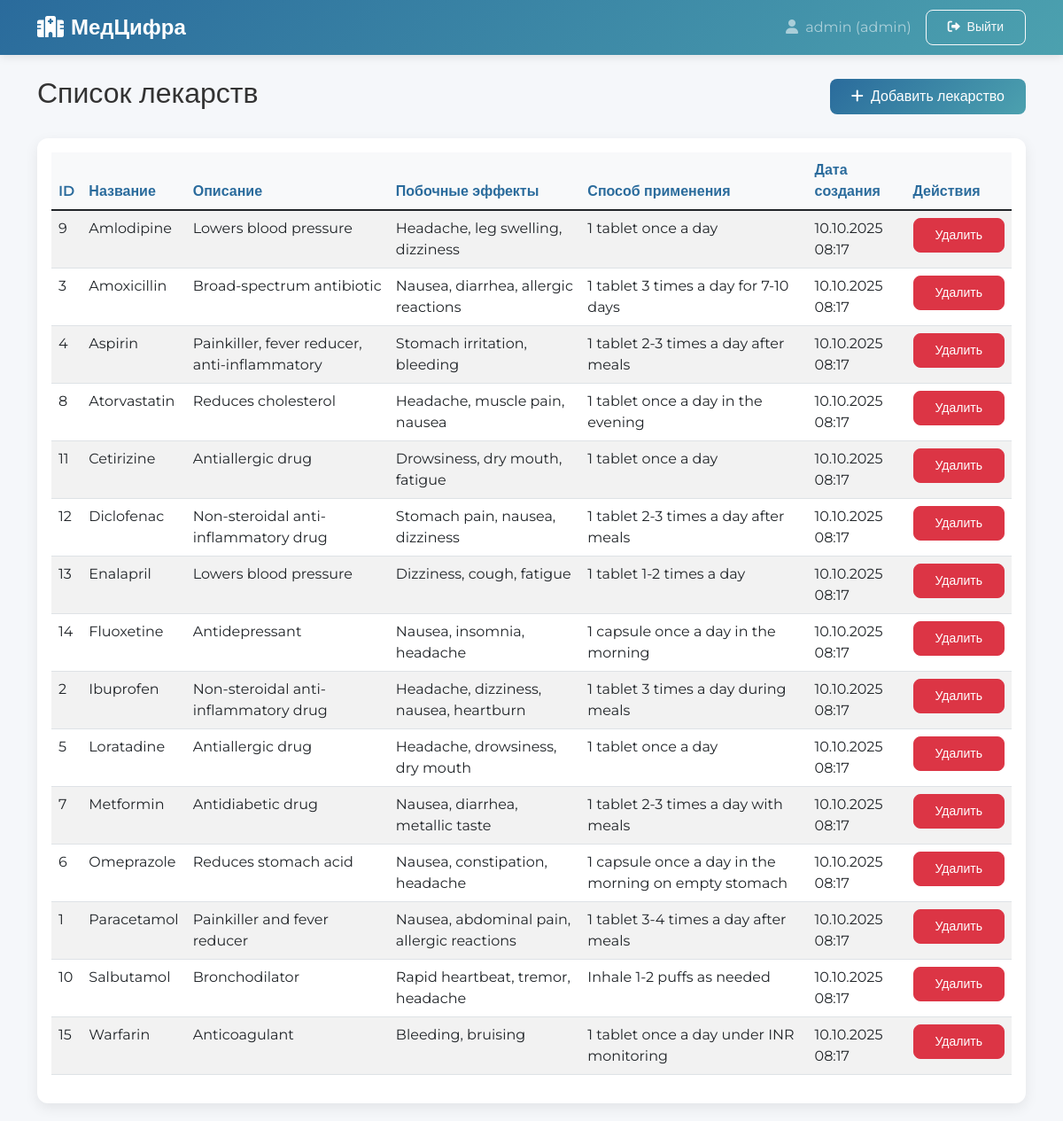
The app's page /admin/medicines (signed in) with its own data.
### models.py (models this page shows)
class Admin(db.Model):
    __tablename__ = "admins"
    id = db.Column(db.Integer, primary_key=True)
    login = db.Column(db.String(50), unique=True, nullable=False)
    password_hash = db.Column(db.String(255), nullable=False)
    created_at = db.Column(db.DateTime, default=datetime.utcnow)

class Medicine(db.Model):
    __tablename__ = "medicines"
    id = db.Column(db.Integer, primary_key=True)
    name = db.Column(db.String(100), unique=True, nullable=False)
    description = db.Column(db.Text)
    side_effects = db.Column(db.Text)
    usage_method = db.Column(db.Text)
    created_at = db.Column(db.DateTime, default=datetime.utcnow)

### app.py (the view)
@app.route("/admin/medicines")
@login_required
def admin_medicines_list():
    if current_user.role != "admin":
        flash("Доступ запрещен", "error")
        return redirect(url_for("index"))
    medicines = Medicine.query.order_by(Medicine.name).all()
    return render_template("admin/medicines_list.html", medicines=medicines)

### app.py (called while the page is built)
@login_manager.user_loader
def load_user(user_id):
    return User.get(user_id)

### models.py (called while the page is built)
    @staticmethod
    def get(user_id):
        try:
            if "_" not in user_id:
                return None
            role, id_str = user_id.split("_", 1)
            user_id_int = int(id_str)
            model = {"admin": Admin, "doctor": Doctor, "patient": Patient}.get(role)
            if model:
                obj = model.query.get(user_id_int)
                if obj:
                    return User(obj.id, getattr(obj, "login", None), role)
            return None
        except Exception as e:
            print(f"Error loading user: {e}")
            return None

### templates/admin/medicines_list.html
{% extends "base.html" %}
{% block content %}
<div class="d-flex justify-content-between align-items-center mb-4">
    <h2>Список лекарств</h2>
    <a href="{{ url_for('admin_add_medicine') }}" class="btn btn-primary">
        <i class="fas fa-plus me-1"></i> Добавить лекарство
    </a>
</div>
<div class="card">
    <div class="card-body">
        <div class="table-responsive">
            <table class="table table-striped">
                <thead>
                    <tr>
                        <th>ID</th>
                        <th>Название</th>
                        <th>Описание</th>
                        <th>Побочные эффекты</th>
                        <th>Способ применения</th>
                        <th>Дата создания</th>
                        <th>Действия</th>
                    </tr>
                </thead>
                <tbody>
                    {% for medicine in medicines %}
                    <tr>
                        <td>{{ medicine.id }}</td>
                        <td>{{ medicine.name }}</td>
                        <td>{{ medicine.description[:100] }}{% if medicine.description|length > 100 %}...{% endif %}</td>
                        <td>{{ medicine.side_effects[:100] }}{% if medicine.side_effects|length > 100 %}...{% endif %}</td>
                        <td>{{ medicine.usage_method[:100] }}{% if medicine.usage_method|length > 100 %}...{% endif %}</td>
                        <td>{{ medicine.created_at.strftime('%d.%m.%Y %H:%M') }}</td>
                        <td>
                            <form method="POST" action="{{ url_for('admin_delete_medicine', medicine_id=medicine.id) }}" style="display: inline;">
                                <button type="submit" class="btn btn-sm btn-danger" onclick="return confirm('Вы уверены, что хотите удалить это лекарство?')">
                                    Удалить
                                </button>
                            </form>
                        </td>
                    </tr>
                    {% else %}
                    <tr>
                        <td colspan="7" class="text-center">Лекарства не найдены</td>
                    </tr>
                    {% endfor %}
                </tbody>
            </table>
        </div>
    </div>
</div>
{% endblock %}

### templates/base.html (shortened to what this page needs)
<!DOCTYPE html>
<html lang="ru">
<head>
    <link href="https://cdn.jsdelivr.net/npm/bootstrap@5.1.3/dist/css/bootstrap.min.css" rel="stylesheet">
    <link rel="stylesheet" href="https://cdnjs.cloudflare.com/ajax/libs/font-awesome/6.0.0/css/all.min.css">
    <link href="{{ url_for('static', filename='css/style.css') }}" rel="stylesheet">
</head>
<body>
    <nav class="navbar navbar-expand-lg navbar-dark">
        <div class="container">
            <a class="navbar-brand" href="{{ url_for('index') }}">
                <i class="fas fa-hospital me-2"></i>МедЦифра
            </a>
            <div class="navbar-nav ms-auto">
                {% if current_user.is_authenticated %}
                <span class="navbar-text me-3">
                    <i class="fas fa-user me-1"></i> {{ current_user.login }} ({{ current_user.role }})
                </span>
                <a class="btn btn-outline-light btn-sm" href="{{ url_for('logout') }}">
                    <i class="fas fa-sign-out-alt me-1"></i> Выйти
                </a>
                {% endif %}
            </div>
        </div>
    </nav>
    <div class="container mt-4">
        {% block content %}{% endblock %}
    </div>
</body>
</html>

### static/css/style.css (style rules this page uses)
.card { margin-bottom: 20px; box-shadow: 0 0.125rem 0.25rem rgba(0, 0, 0, 0.075); }
.table th { font-weight: 600; background-color: #f8f9fa; }
.btn-sm { padding: 0.25rem 0.5rem; font-size: 0.875rem; }

### templates/base.html (style rules this page uses)
:root { --primary: #2a6b9c; --secondary: #4ca1af; --accent: #36b3a8; --light: #f8f9fa; --dark: #343a40; }
body { font-family: 'Montserrat', sans-serif; background-color: #f5f7fa; color: #333; }
.navbar { box-shadow: 0 2px 10px rgba(0,0,0,0.1); background: linear-gradient(135deg, var(--primary) 0%, var(--secondary) 100%) !important; }
.navbar-brand { font-weight: 700; font-size: 1.5rem; }
.card { border: none; border-radius: 12px; box-shadow: 0 5px 15px rgba(0,0,0,0.08); transition: transform 0.3s ease, box-shadow 0.3s ease; }
.btn { border-radius: 8px; font-weight: 500; padding: 0.5rem 1.5rem; transition: all 0.3s ease; }
.btn-primary { background: linear-gradient(135deg, var(--primary) 0%, var(--secondary) 100%); border: none; }
.table th { border-top: none; font-weight: 600; color: var(--primary); }

### records on screen
Admin: login "admin", role "admin"
Medicine: id "9", name "Amlodipine", description "Lowers blood pressure", side_effects "Headache, leg swelling, dizziness", usage_method "1 tablet once a day", created_at "10.10.2025 08:17"
Medicine: id "3", name "Amoxicillin", description "Broad-spectrum antibiotic", side_effects "Nausea, diarrhea, allergic reactions", usage_method "1 tablet 3 times a day for 7-10 days", created_at "10.10.2025 08:17"
Medicine: id "4", name "Aspirin", description "Painkiller, fever reducer, anti-inflammatory", side_effects "Stomach irritation, bleeding", usage_method "1 tablet 2-3 times a day after meals", created_at "10.10.2025 08:17"
Medicine: id "8", name "Atorvastatin", description "Reduces cholesterol", side_effects "Headache, muscle pain, nausea", usage_method "1 tablet once a day in the evening", created_at "10.10.2025 08:17"
Medicine: id "11", name "Cetirizine", description "Antiallergic drug", side_effects "Drowsiness, dry mouth, fatigue", usage_method "1 tablet once a day", created_at "10.10.2025 08:17"
Medicine: id "12", name "Diclofenac", description "Non-steroidal anti-inflammatory drug", side_effects "Stomach pain, nausea, dizziness", usage_method "1 tablet 2-3 times a day after meals", created_at "10.10.2025 08:17"
Medicine: id "13", name "Enalapril", description "Lowers blood pressure", side_effects "Dizziness, cough, fatigue", usage_method "1 tablet 1-2 times a day", created_at "10.10.2025 08:17"
Medicine: id "14", name "Fluoxetine", description "Antidepressant", side_effects "Nausea, insomnia, headache", usage_method "1 capsule once a day in the morning", created_at "10.10.2025 08:17"
Medicine: id "2", name "Ibuprofen", description "Non-steroidal anti-inflammatory drug", side_effects "Headache, dizziness, nausea, heartburn", usage_method "1 tablet 3 times a day during meals", created_at "10.10.2025 08:17"
Medicine: id "5", name "Loratadine", description "Antiallergic drug", side_effects "Headache, drowsiness, dry mouth", usage_method "1 tablet once a day", created_at "10.10.2025 08:17"
Medicine: id "7", name "Metformin", description "Antidiabetic drug", side_effects "Nausea, diarrhea, metallic taste", usage_method "1 tablet 2-3 times a day with meals", created_at "10.10.2025 08:17"
Medicine: id "6", name "Omeprazole", description "Reduces stomach acid", side_effects "Nausea, constipation, headache", usage_method "1 capsule once a day in the morning on empty stomach", created_at "10.10.2025 08:17"
Medicine: id "1", name "Paracetamol", description "Painkiller and fever reducer", side_effects "Nausea, abdominal pain, allergic reactions", usage_method "1 tablet 3-4 times a day after meals", created_at "10.10.2025 08:17"
Medicine: id "10", name "Salbutamol", description "Bronchodilator", side_effects "Rapid heartbeat, tremor, headache", usage_method "Inhale 1-2 puffs as needed", created_at "10.10.2025 08:17"
Medicine: id "15", name "Warfarin", description "Anticoagulant", side_effects "Bleeding, bruising", usage_method "1 tablet once a day under INR monitoring", created_at "10.10.2025 08:17"
